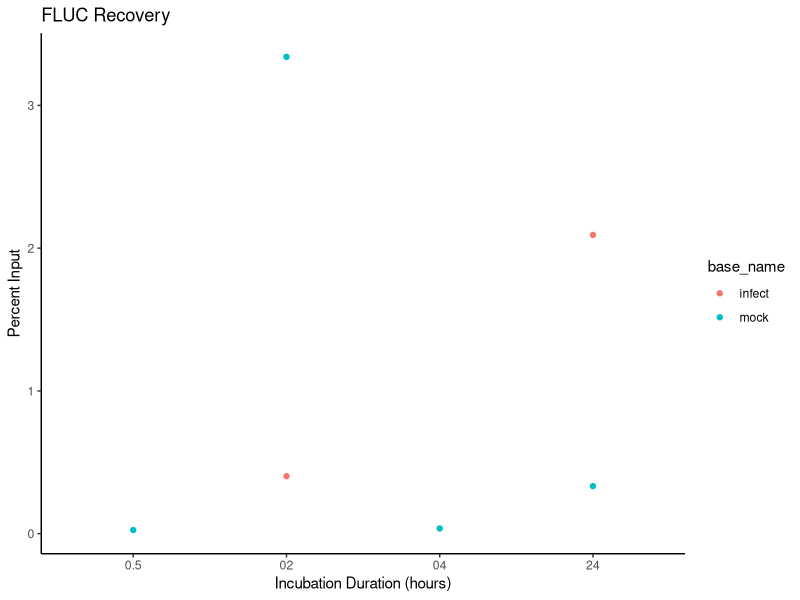
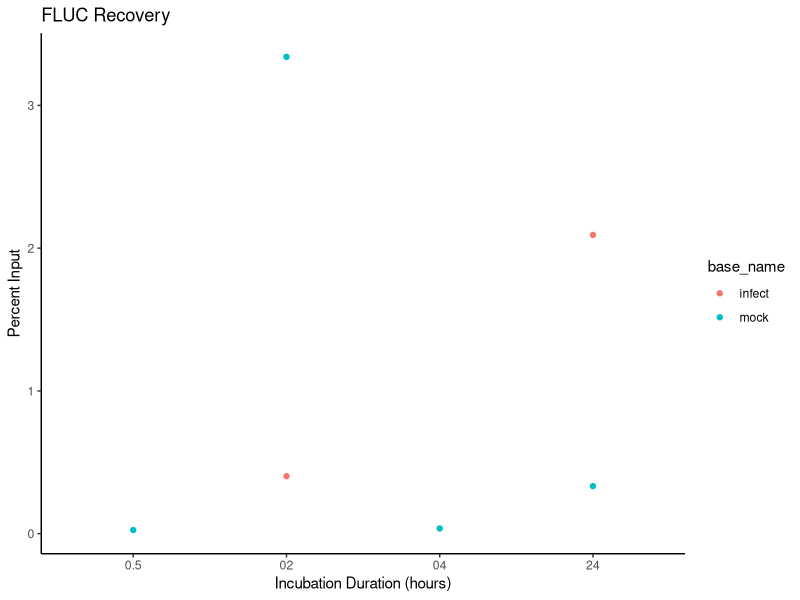

Recreate these plots in R, in order.
library(dplyr)
library(tidyverse)

df <- read.csv("TN069/69.1/TN069.1_filtered.csv")
df <- df %>%
  group_by(Sample.Name, Target.Name) %>%
  summarize(CT = mean(CT, na.rm = FALSE), .groups = "drop") %>%
  separate(Sample.Name, into = c("base_name", "timepoint", "type"), sep = "_") %>%
  pivot_wider(names_from = type, values_from = CT) %>%
  # calculate fold change using input dilution factor
  mutate(fc = 0.2 * 2^(input - enrich)) %>%
  mutate(log2fc = log2(fc)) %>%
  mutate(percent_input = fc * 100)
write.csv(df, "TN069/69.1/69.1_results.csv", row.names = FALSE)

# filter for FLUC only
fluc <- df %>%
  filter(Target.Name == "FFLUC") %>%
  select(base_name, timepoint, percent_input)

# Plot FLUC percent input
p <- ggplot(fluc, aes(x = timepoint, y = percent_input, color = base_name)) +
  geom_point() +
  theme_classic() +
  labs(title = "FLUC Recovery",
       x = "Incubation Duration (hours)",
       y = "Percent Input"
  )
print(p)
ggsave("TN069/69.1/69.1_fluc_percent_input.png", plot = p, width = 8, height = 5, dpi = 300)


